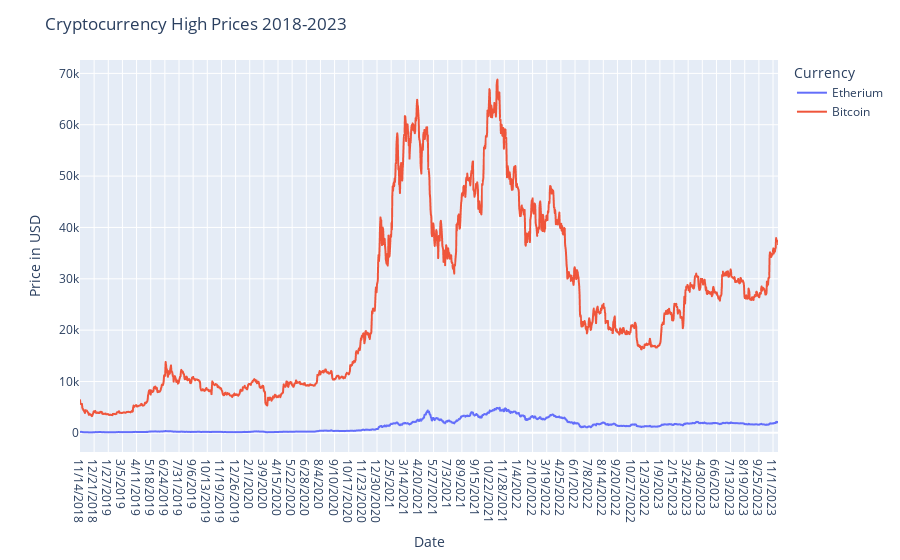

The code cell stored with this chart in its notebook:
### Code cell
fig = px.line(df, x='Date', y='High', color='Currency')

fig.update_layout(title='Cryptocurrency High Prices 2018-2023', yaxis_title='Price in USD')

fig.show()

### Figure 1 — Plotly figure (JSON) as saved in the notebook; plotly's stock layout.template omitted (floating-point values rounded to 4 significant figures; data arrays with more than 128 entries replaced by an {"elided": "..."} marker saying what was removed)
{"data": [{"hovertemplate": "Currency=Etherium<br>Date=%{x}<br>High=%{y}<extra></extra>", "legendgroup": "Etherium", "line": {"color": "#636efa", "dash": "solid"}, "marker": {"symbol": "circle"}, "mode": "lines", "name": "Etherium", "showlegend": true, "type": "scattergl", "x": {"elided": "1827 str values"}, "xaxis": "x", "y": {"elided": "1827 float values"}, "yaxis": "y"}, {"hovertemplate": "Currency=Bitcoin<br>Date=%{x}<br>High=%{y}<extra></extra>", "legendgroup": "Bitcoin", "line": {"color": "#EF553B", "dash": "solid"}, "marker": {"symbol": "circle"}, "mode": "lines", "name": "Bitcoin", "showlegend": true, "type": "scattergl", "x": {"elided": "1827 str values"}, "xaxis": "x", "y": {"elided": "1827 float values"}, "yaxis": "y"}], "layout": {"legend": {"title": {"text": "Currency"}, "tracegroupgap": 0}, "margin": {"t": 60}, "title": {"text": "Cryptocurrency High Prices 2018-2023"}, "xaxis": {"anchor": "y", "domain": [0, 1], "title": {"text": "Date"}}, "yaxis": {"anchor": "x", "domain": [0, 1], "title": {"text": "Price in USD"}}}}
